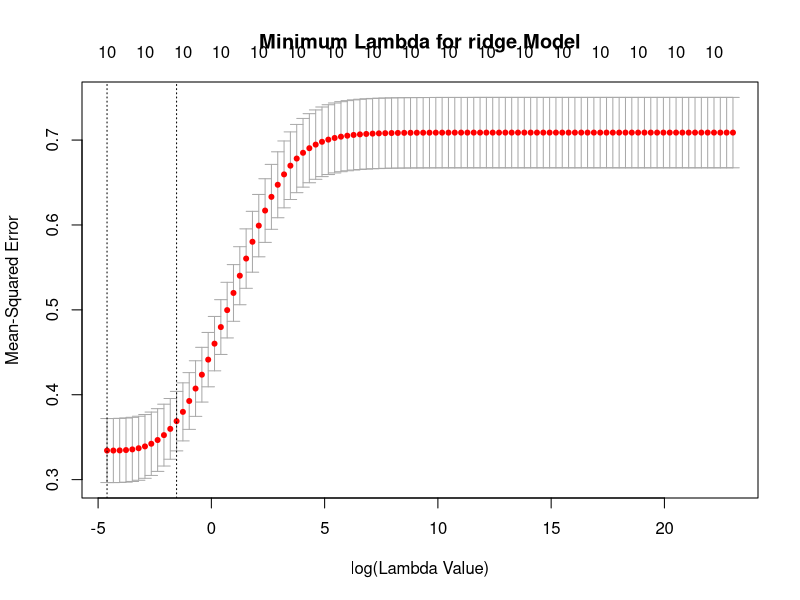

Write R code to recreate this figure.
library(glmnet)

##################
# ridge for Black
##################


# Setting Seed for Reproducibility
set.seed(1)

scaled_data <- read.csv('../../data/scaled-predictors.csv')
scaled_data <- na.omit(scaled_data)

#data for blacks
test_data <- as.matrix(scaled_data[,-c(1,2,3,ncol(scaled_data))])

# Loading tests of predictor subset and obervation subset
r <- ncol(test_data)

train <- sample(1:length(test_data[,1]), 400)

train_set <- test_data[train,]
test_set <- test_data[-train,]

x_train <- as.matrix(train_set[,-r])
y_train <- as.matrix(train_set[,r])

x_test <- as.matrix(test_set[,-r])
y_test <- as.matrix(test_set[,r])

lamb <- 10^seq(10, -2, length = 100)

# Preforming k = 10 Cross Variance
cv_ridge <- cv.glmnet(as.matrix(x_train), y_train, alpha = 0, intercept = FALSE,
                      standardize = FALSE, lambda = lamb)

# Minimum Lambda
ridge_lambda_min <- cv_ridge$lambda.min

# Saved ridge CV plot

plot(cv_ridge, main = "Minimum Lambda for ridge Model", xlab = "log(Lambda Value)")

# Use Cross Validated lambda value on the test sets to test MSE
y_hat <- predict(cv_ridge, as.matrix(x_test), s = ridge_lambda_min)
R_squared <- (y_test - y_hat)^2
ridge_mse <- sum(R_squared)/length(R_squared)

# Fitting on all Standardized Data Set Predictors
ridge_model <- glmnet(as.matrix(test_data[,-ncol(test_data)]), as.matrix(test_data[,ncol(test_data)]), standardize = FALSE,
                      intercept = FALSE, lambda = ridge_lambda_min, alpha = 0)

coefs <- ridge_model$beta

x_vals <- test_data[,-ncol(test_data)]
y_vals <- test_data[,ncol(test_data)]


# Largest Residuals
fitted_vals <- apply(x_vals, 1, function(x) sum(x * coefs))
resid <- (fitted_vals - y_vals)

ridge_black <- cbind(scaled_data, resid)
ridge_black <- ridge_black[order(ridge_black$resid, decreasing = TRUE),]

write.csv(ridge_black, "../../data/ranked-ridge-black.csv")
